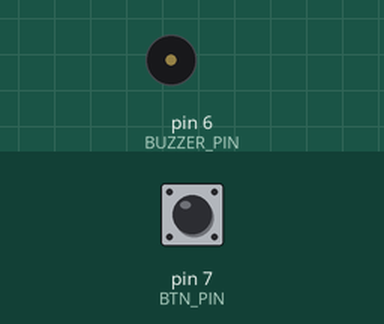
This sketch was run on a simulated Arduino Uno, built with avr-gcc and run on an emulated ATmega328P. Shown: buzzer (waves = sounding). The test bench sets the inputs (shaded band); at power-on: pin 7 (BTN_PIN) HIGH.

Above: at 1.2 s.
1.3 s: pin 7 (BTN_PIN) pulled LOW for 0.15 s
At 2.7 s:
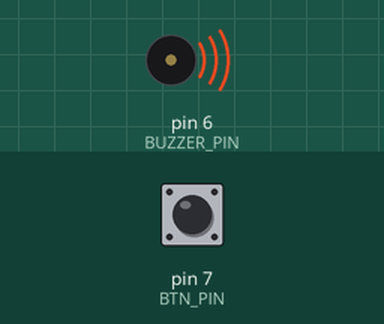
Timing chart, 0 to 4.3 s (numbered marks = the images above; inputs shaded):
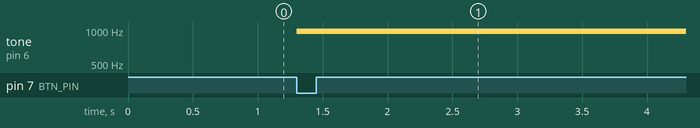

Measured:
- after the input at 1.3 s, tone on pin 6 (BUZZER_PIN): silent → 977 Hz at once

The sketch:

FAKHR15.ino
```cpp
 #define BUZZER_PIN 6
 #define BTN_PIN 7
 void setup() {
  // put your setup code here, to run once:
  pinMode(BUZZER_PIN,OUTPUT);
  pinMode(BTN_PIN,INPUT_PULLUP);

}

void loop() {
  if(digitalRead(BTN_PIN))
  {
    analogWrite(BUZZER_PIN, 255);
  }
  else
  {
    analogWrite(BUZZER_PIN, 127);
  }
  // put your main code here, to run repeatedly:

}
```
